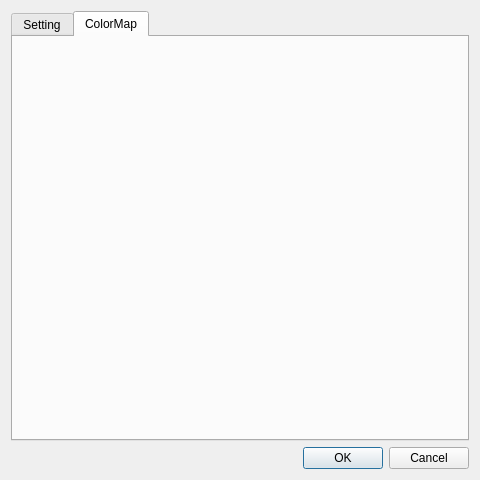
<?xml version="1.0" encoding="UTF-8"?>
<ui version="4.0">
 <class>RepresentationDialog</class>
 <widget class="QDialog" name="RepresentationDialog">
  <property name="geometry">
   <rect>
    <x>0</x>
    <y>0</y>
    <width>480</width>
    <height>480</height>
   </rect>
  </property>
  <property name="windowTitle">
   <string>Dialog</string>
  </property>
  <layout class="QGridLayout" name="gridLayout_2">
   <item row="0" column="0">
    <layout class="QGridLayout" name="gridLayout">
     <item row="2" column="0">
      <widget class="QDialogButtonBox" name="buttonBox">
       <property name="orientation">
        <enum>Qt::Horizontal</enum>
       </property>
       <property name="standardButtons">
        <set>QDialogButtonBox::Cancel|QDialogButtonBox::Ok</set>
       </property>
      </widget>
     </item>
     <item row="1" column="0">
      <widget class="QTabWidget" name="tabWidget">
       <property name="enabled">
        <bool>true</bool>
       </property>
       <property name="tabShape">
        <enum>QTabWidget::Rounded</enum>
       </property>
       <property name="currentIndex">
        <number>1</number>
       </property>
       <widget class="QWidget" name="tab">
        <attribute name="title">
         <string>Setting</string>
        </attribute>
       </widget>
       <widget class="QWidget" name="tab_2">
        <property name="enabled">
         <bool>true</bool>
        </property>
        <attribute name="title">
         <string>ColorMap</string>
        </attribute>
       </widget>
      </widget>
     </item>
    </layout>
   </item>
  </layout>
 </widget>
 <resources/>
 <connections/>
</ui>
